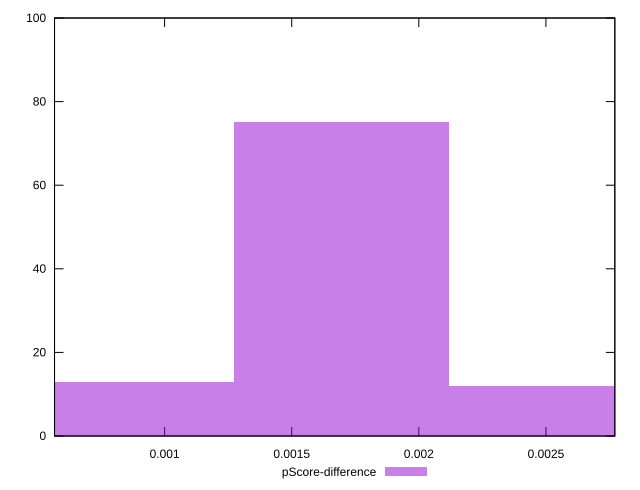

The gnuplot source for this figure:
reset

$pScoreDifference <<EOF
0.0016957968749183293 75
0.0008478984374591646 13
0.002543695312377494 12
EOF

set key outside below
set boxwidth 0.0008478984374591646
set xrange [0.0005670178100332102:0.0027710305185152384]
set yrange [0:100]
set trange [0:100]
set style fill transparent solid 0.5 noborder
set terminal svg size 640, 490 enhanced background rgb 'white'
set output "reports/report_00030_2021-02-24T20-42-31.540Z/first-meaningful-paint/samples/agenda/pScore-difference/histogram.svg"

plot $pScoreDifference title "pScore-difference" with boxes

reset
